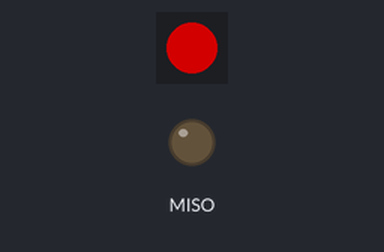
The program below on a simulated CircuitPython board. Shown: 1 RGB LEDs in strip order, left to right, output pins drawn as LEDs (lit = HIGH). Dim RGB values are drawn brighter than linear; what the program prints to the serial console is not drawn.

Above: at 0.12 s.
At 2.38 s:
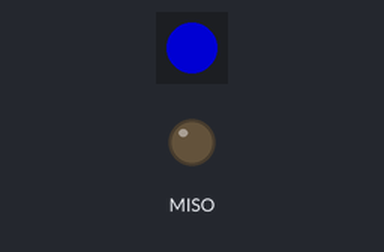
Timing chart, 0 to 3.0 s (numbered marks = the images above):
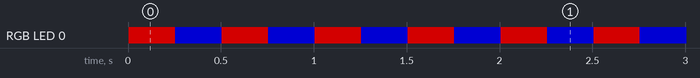

The program:

neopixel2.py
```python
# CircuitPython Main Program (code.py)
#
# This script first ensures the TFT display is fully shut down
# to conserve power, then initializes the onboard NeoPixel
# and runs a color cycle animation.
#
# PREREQUISITE LIBRARIES (Must be in your lib folder):
# 1. adafruit_bus_device (still useful for other components, though not strictly needed here)
# 2. neopixel

import board
import time
import displayio
import digitalio   # Needed for backlight control
import neopixel    # Library for NeoPixel control

# --- Color Definitions for Blinking Effect ---
RED = (255, 0, 0)
BLUE = (0, 0, 255)


# --- 1. Display Shutdown (Power Saving) ---

print("Starting power-saving routine: Disabling TFT Display.")

# A. Release Software Resources
try:
    displayio.release_displays()
    print("  -> Display software resources released.")
except Exception:
    pass # Ignore errors if displayio is not fully initialized

# B. Control Backlight Pin for Physical Power Off
try:
    # Attempt to use the standard backlight pin name for the Feather S3 TFT
    if hasattr(board, 'TFT_BACKLIGHT'):
        backlight = digitalio.DigitalInOut(board.TFT_BACKLIGHT)
        backlight.direction = digitalio.Direction.OUTPUT

        # Setting the pin low turns off the backlight (often wired to be active high)
        backlight.value = False
        print("  -> Backlight pin set LOW. Display should be off.")
    else:
        print("  -> WARNING: Backlight pin 'TFT_BACKLIGHT' not found.")

except Exception as e:
    print(f"FATAL ERROR during backlight control: {e}")

print("TFT Display shutdown sequence complete.")
print("-" * 40)


# --- 2. NeoPixel Setup ---

# Define the onboard NeoPixel. The Feather S3 TFT usually has 1 NeoPixel.
# Using 'board.NEOPIXEL' for the pin definition.
try:
    num_pixels = 1
    pixels = neopixel.NeoPixel(
        board.NEOPIXEL,
        num_pixels,
        brightness=0.5, # Increased brightness slightly for a clearer flash
        auto_write=False
    )
    print("NeoPixel initialized successfully.")
except Exception as e:
    print(f"FATAL ERROR: Could not initialize NeoPixel: {e}")
    # Halt program if NeoPixel setup fails
    while True:
        time.sleep(1)


# --- 3. Main Loop: NeoPixel Animation ---

print("Starting NeoPixel Red/Blue alternating flash...")

while True:
    # Set to RED
    pixels[0] = RED
    pixels.show()
    time.sleep(0.25) # Wait a quarter second for a clear flash effect

    # Set to BLUE
    pixels[0] = BLUE
    pixels.show()
    time.sleep(0.25) # Wait a quarter second
```

Measured:
- by itself, RGB LED 0: alternates RGB(127, 0, 0) for 0.25 s and RGB(0, 0, 127) for 0.25 s
